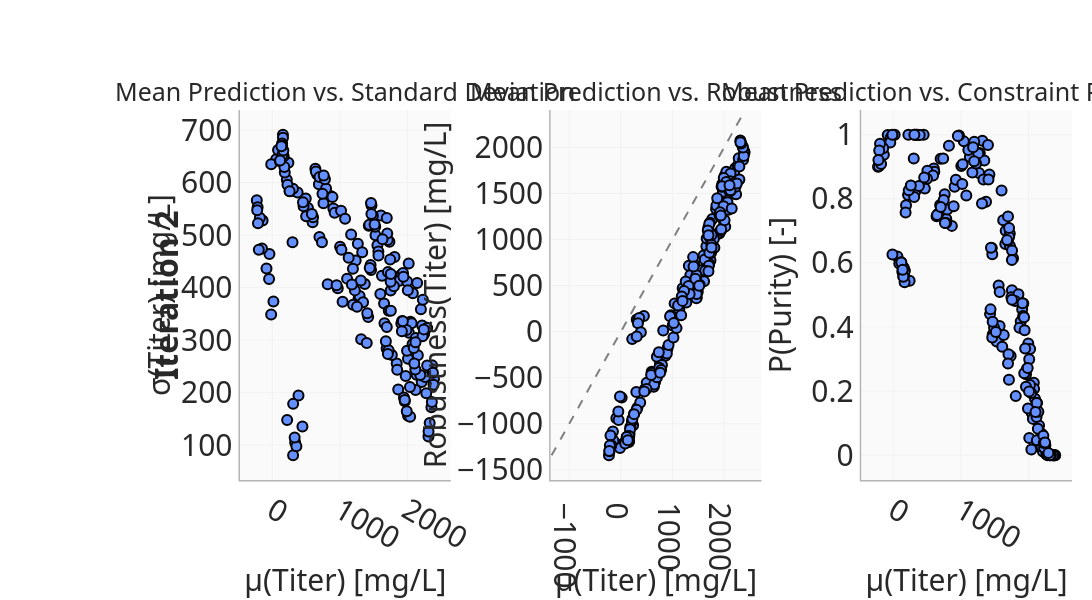

The notebook cell saved with this chart:
### Code cell
import re
import plotly.graph_objects as go
from plotly.subplots import make_subplots

fig_full = update_pareto_front_plots(
    mlflow_run=MLFLOW_RUN,
    iteration=ITERATION,
    clicked_points={},
    objectives_bounds=OBJECTIVES_BOUNDS,
    pinned_points={},
    objective_renames=OBJECTIVE_RENAMES,
    investigation_space_renames=INVESTIGATION_SPACE_RENAMES,
    measurement_renames=MEASUREMENT_RENAMES,
    pareto_mode=PARETO_MODE,
)

# ── Row 1 only ────────────────────────────────────────────────────────────────
layout_dict = fig_full.to_plotly_json()["layout"]

# Row 1 yaxes: domain[1] ≈ 1.0 (topmost row always reaches the top)
row1_y_refs = {
    "y" + key[5:]
    for key, val in layout_dict.items()
    if re.match(r"^yaxis\d*$", key)
    and isinstance(val, dict)
    and abs((val.get("domain") or [0, 0])[1] - 1.0) < 0.01
}
row1_x_refs = {"x" + ref[1:] for ref in row1_y_refs}

# Map axis ref → subplot column (sorted: 'x'→1, 'x2'→2, 'x3'→3)
def _col_num(ref: str) -> int:
    n = ref[1:]  # strip leading 'x'
    return int(n) if n else 1

sorted_x_refs = sorted(row1_x_refs, key=_col_num)
x_ref_to_col = {ref: i + 1 for i, ref in enumerate(sorted_x_refs)}
n_cols = len(sorted_x_refs)

# Build proper 1-row subplot figure
fig = make_subplots(rows=1, cols=n_cols, horizontal_spacing=0.12, subplot_titles=subplot_titles[:n_cols])
fig.update_layout(template=fig_full.layout.template)

# Add row-1 traces with explicit col so xaxis/yaxis are always set correctly
for trace in fig_full.data:
    x_ref = trace.xaxis or "x"
    y_ref = trace.yaxis or "y"
    if y_ref in row1_y_refs:
        col = x_ref_to_col.get(x_ref, 1)
        fig.add_trace(trace, row=1, col=col)

# Copy axis titles/ticks from original (skip domain; make_subplots handles it)
for key, val in layout_dict.items():
    if not isinstance(val, dict):
        continue
    if re.match(r"^xaxis\d*$", key) and "x" + key[5:] in row1_x_refs:
        fig.update_layout({key: {k: v for k, v in val.items() if k != "domain"}})
    elif re.match(r"^yaxis\d*$", key) and "y" + key[5:] in row1_y_refs:
        fig.update_layout({key: {k: v for k, v in val.items() if k != "domain"}})

# Copy row-1 shapes (bounds vlines/hlines) using subplot-aware placement
for shape in fig_full.layout.shapes:
    s = shape.to_plotly_json()
    xref_base = (s.get("xref") or "").split(" ")[0]
    if xref_base not in row1_x_refs:
        continue
    col = x_ref_to_col.get(xref_base, 1)
    line = s.get("line", {})
    x0, x1 = s.get("x0"), s.get("x1")
    y0, y1 = s.get("y0"), s.get("y1")
    if x0 is not None and x0 == x1:          # vertical bound line
        fig.add_vline(x=float(x0), row=1, col=col, line=line)
    elif y0 is not None and y0 == y1:         # horizontal bound line
        fig.add_hline(y=float(y0), row=1, col=col, line=line)
    else:                                     # diagonal or other shape
        fig.add_shape(
            **{k: v for k, v in s.items() if k not in ("xref", "yref")},
            row=1, col=col,
        )

fig.update_layout(
    showlegend=layout_dict.get("showlegend", True),
    hovermode=layout_dict.get("hovermode"),
    legend=layout_dict.get("legend"),
    width=layout_dict.get("width"),
    height=500,
)

# ── Diagonal gray dashed line on second subplot (col 2) ───────────────────────
x2_vals, y2_vals = [], []
for trace in fig.data:
    if trace.xaxis == "x2" and trace.yaxis == "y2":
        if getattr(trace, "x", None) is not None:
            x2_vals.extend(v for v in trace.x if v is not None)
        if getattr(trace, "y", None) is not None:
            y2_vals.extend(v for v in trace.y if v is not None)

if x2_vals and y2_vals:
    diag_min = min(min(x2_vals), min(y2_vals))
    diag_max = max(max(x2_vals), max(y2_vals))
    fig.add_shape(
        type="line",
        x0=diag_min, y0=diag_min,
        x1=diag_max, y1=diag_max,
        row=1, col=2,
        line=dict(color="gray", width=2, dash="dash"),
    )

fig.update_layout(showlegend=False, margin=dict(l=240, r=20, t=110, b=120), width=2200, height=600,legend=dict(font=dict(size=30)))
for col_idx, (x_name, y_name) in enumerate(zip(x_axis_names, y_axis_names), start=1):
    fig.update_xaxes(title_text=x_name, row=1, col=col_idx, title_font_size=30, tickfont=dict(size=30),)
    fig.update_yaxes(title_text=y_name, row=1, col=col_idx, title_font_size=30, tickfont=dict(size=30))
for annotation in fig.layout.annotations:
    annotation.font.size = 25

# Iteration label on the left, spanning the whole row
fig.add_annotation(
    text=f"<b>Iteration {int(ITERATION.split('_')[-1])}</b>",
    x=-0.09, y=0.5,
    xref="paper", yref="paper",
    textangle=-90, xanchor="center", yanchor="middle",
    showarrow=False,
    font=dict(size=32),
)
fig.show()
fig.write_image(f"{PDF_FOLDER}/pareto_front_it2_all.pdf")

### Figure 1 — Plotly figure (JSON) as saved in the notebook; plotly's stock layout.template omitted (floating-point values rounded to 4 significant figures; data arrays with more than 128 entries replaced by an {"elided": "..."} marker saying what was removed)
{"data": [{"customdata": {"elided": "200x17 float values"}, "hovertemplate": "<b>RecipeID</b>: %{customdata[1]:.4f}<br><b>temperature</b>: %{customdata[2]:.4f}<br><b>ph_value</b>: %{customdata[3]:.4f}<br><b>initial_glc</b>: %{customdata[4]:.4f}<br><b>initial_gln</b>: %{customdata[5]:.4f}<br><b>feed_1_glc</b>: %{customdata[6]:.4f}<br><b>feed_1_gln</b>: %{customdata[7]:.4f}<br><b>feed_2_glc</b>: %{customdata[8]:.4f}<br><b>feed_2_gln</b>: %{customdata[9]:.4f}<br><b>product_concentration</b>: %{customdata[10]:.4f}<br><b>aggregate_concentration</b>: %{customdata[11]:.4f}<br><b>purity</b>: %{customdata[12]:.4f}<br><b>product_concentration</b>: %{customdata[13]:.4f}<br><b>product_concentration</b>: %{customdata[14]:.4f}<br><b>product_concentration</b>: %{customdata[15]:.4f}<br><b>purity</b>: %{customdata[16]:.4f}<extra></extra>", "marker": {"color": "#648FFF", "line": {"color": "black", "width": 2}, "size": 10, "symbol": "circle"}, "mode": "markers", "name": "Pareto Front", "showlegend": true, "type": "scatter", "x": {"elided": "200 float values"}, "xaxis": "x", "y": {"elided": "200 float values"}, "yaxis": "y"}, {"customdata": {"elided": "200x17 float values"}, "hovertemplate": "<b>RecipeID</b>: %{customdata[1]:.4f}<br><b>temperature</b>: %{customdata[2]:.4f}<br><b>ph_value</b>: %{customdata[3]:.4f}<br><b>initial_glc</b>: %{customdata[4]:.4f}<br><b>initial_gln</b>: %{customdata[5]:.4f}<br><b>feed_1_glc</b>: %{customdata[6]:.4f}<br><b>feed_1_gln</b>: %{customdata[7]:.4f}<br><b>feed_2_glc</b>: %{customdata[8]:.4f}<br><b>feed_2_gln</b>: %{customdata[9]:.4f}<br><b>product_concentration</b>: %{customdata[10]:.4f}<br><b>aggregate_concentration</b>: %{customdata[11]:.4f}<br><b>purity</b>: %{customdata[12]:.4f}<br><b>product_concentration</b>: %{customdata[13]:.4f}<br><b>product_concentration</b>: %{customdata[14]:.4f}<br><b>product_concentration</b>: %{customdata[15]:.4f}<br><b>purity</b>: %{customdata[16]:.4f}<extra></extra>", "marker": {"color": "#648FFF", "line": {"color": "black", "width": 2}, "size": 10, "symbol": "circle"}, "mode": "markers", "name": "Pareto Front", "showlegend": false, "type": "scatter", "x": {"elided": "200 float values"}, "xaxis": "x2", "y": {"elided": "200 float values"}, "yaxis": "y2"}, {"customdata": {"elided": "200x17 float values"}, "hovertemplate": "<b>RecipeID</b>: %{customdata[1]:.4f}<br><b>temperature</b>: %{customdata[2]:.4f}<br><b>ph_value</b>: %{customdata[3]:.4f}<br><b>initial_glc</b>: %{customdata[4]:.4f}<br><b>initial_gln</b>: %{customdata[5]:.4f}<br><b>feed_1_glc</b>: %{customdata[6]:.4f}<br><b>feed_1_gln</b>: %{customdata[7]:.4f}<br><b>feed_2_glc</b>: %{customdata[8]:.4f}<br><b>feed_2_gln</b>: %{customdata[9]:.4f}<br><b>product_concentration</b>: %{customdata[10]:.4f}<br><b>aggregate_concentration</b>: %{customdata[11]:.4f}<br><b>purity</b>: %{customdata[12]:.4f}<br><b>product_concentration</b>: %{customdata[13]:.4f}<br><b>product_concentration</b>: %{customdata[14]:.4f}<br><b>product_concentration</b>: %{customdata[15]:.4f}<br><b>purity</b>: %{customdata[16]:.4f}<extra></extra>", "marker": {"color": "#648FFF", "line": {"color": "black", "width": 2}, "size": 10, "symbol": "circle"}, "mode": "markers", "name": "Pareto Front", "showlegend": false, "type": "scatter", "x": {"elided": "200 float values"}, "xaxis": "x3", "y": {"elided": "200 float values"}, "yaxis": "y3"}], "layout": {"annotations": [{"font": {"size": 25}, "showarrow": false, "text": "Mean Prediction vs. Standard Deviation", "x": 0.1267, "xanchor": "center", "xref": "paper", "y": 1, "yanchor": "bottom", "yref": "paper"}, {"font": {"size": 25}, "showarrow": false, "text": "Mean Prediction vs. Robustness", "x": 0.5, "xanchor": "center", "xref": "paper", "y": 1, "yanchor": "bottom", "yref": "paper"}, {"font": {"size": 25}, "showarrow": false, "text": "Mean Prediction vs. Constraint Probability", "x": 0.8733, "xanchor": "center", "xref": "paper", "y": 1, "yanchor": "bottom", "yref": "paper"}, {"font": {"size": 32}, "showarrow": false, "text": "<b>Iteration 2</b>", "textangle": -90, "x": -0.09, "xanchor": "center", "xref": "paper", "y": 0.5, "yanchor": "middle", "yref": "paper"}], "height": 600, "hovermode": "closest", "legend": {"font": {"size": 30}}, "margin": {"b": 120, "l": 240, "r": 20, "t": 110}, "shapes": [{"line": {"color": "gray", "dash": "dash", "width": 2}, "type": "line", "x0": -1341.0, "x1": 2394.0, "xref": "x2", "y0": -1341.0, "y1": 2394.0, "yref": "y2"}], "showlegend": false, "width": 2200, "xaxis": {"anchor": "y", "domain": [0, 0.2533], "tickfont": {"size": 30}, "title": {"font": {"size": 30}, "text": "μ(Titer) [mg/L]"}}, "xaxis2": {"anchor": "y2", "domain": [0.3733, 0.6267], "tickfont": {"size": 30}, "title": {"font": {"size": 30}, "text": "μ(Titer) [mg/L]"}}, "xaxis3": {"anchor": "y3", "domain": [0.7467, 1], "tickfont": {"size": 30}, "title": {"font": {"size": 30}, "text": "μ(Titer) [mg/L]"}}, "yaxis": {"anchor": "x", "domain": [0, 1], "tickfont": {"size": 30}, "title": {"font": {"size": 30}, "text": "σ(Titer) [mg/L]"}}, "yaxis2": {"anchor": "x2", "domain": [0, 1], "tickfont": {"size": 30}, "title": {"font": {"size": 30}, "text": "Robustness(Titer) [mg/L]"}}, "yaxis3": {"anchor": "x3", "domain": [0, 1], "tickfont": {"size": 30}, "title": {"font": {"size": 30}, "text": "P(Purity) [-]"}}}}
